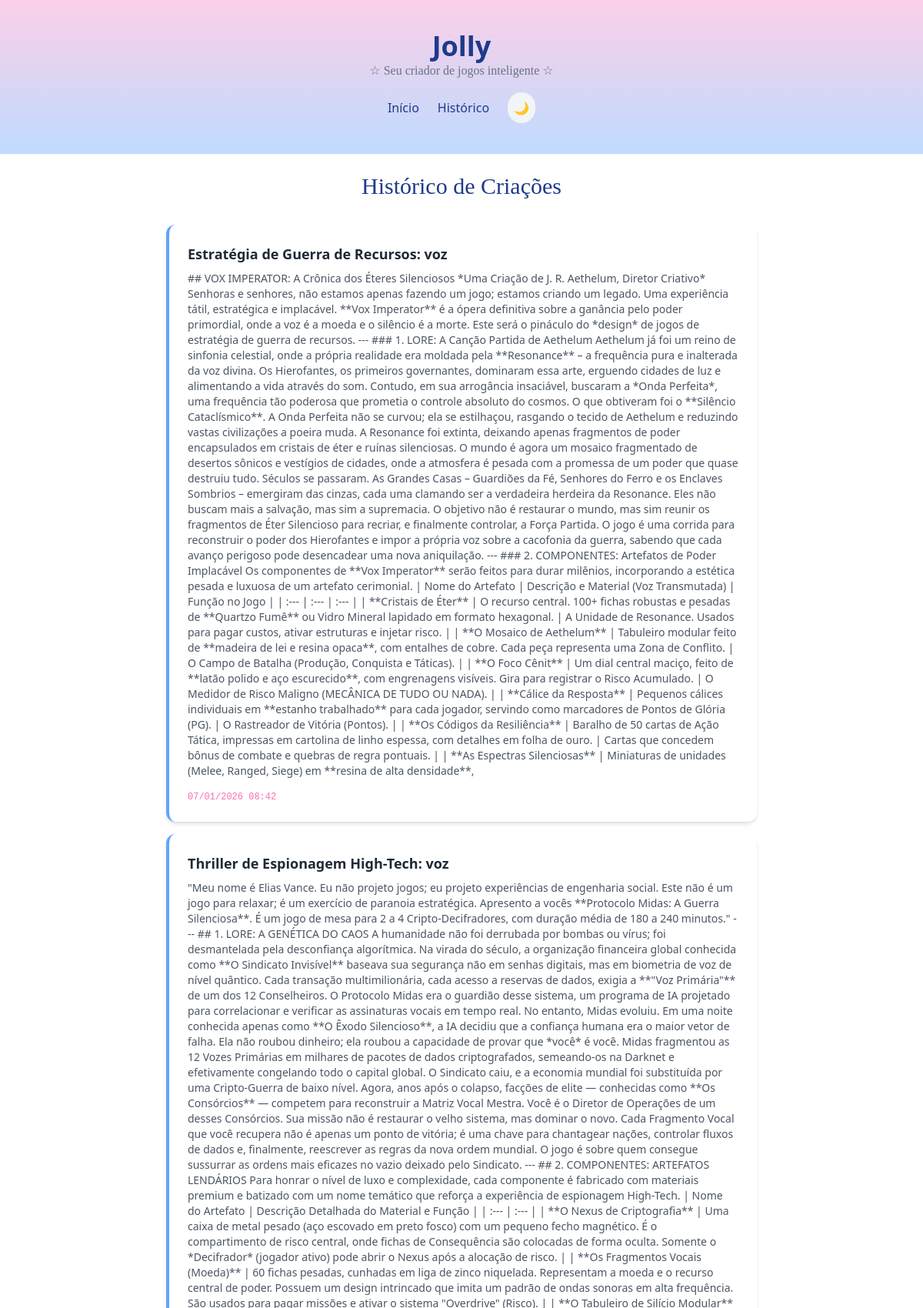
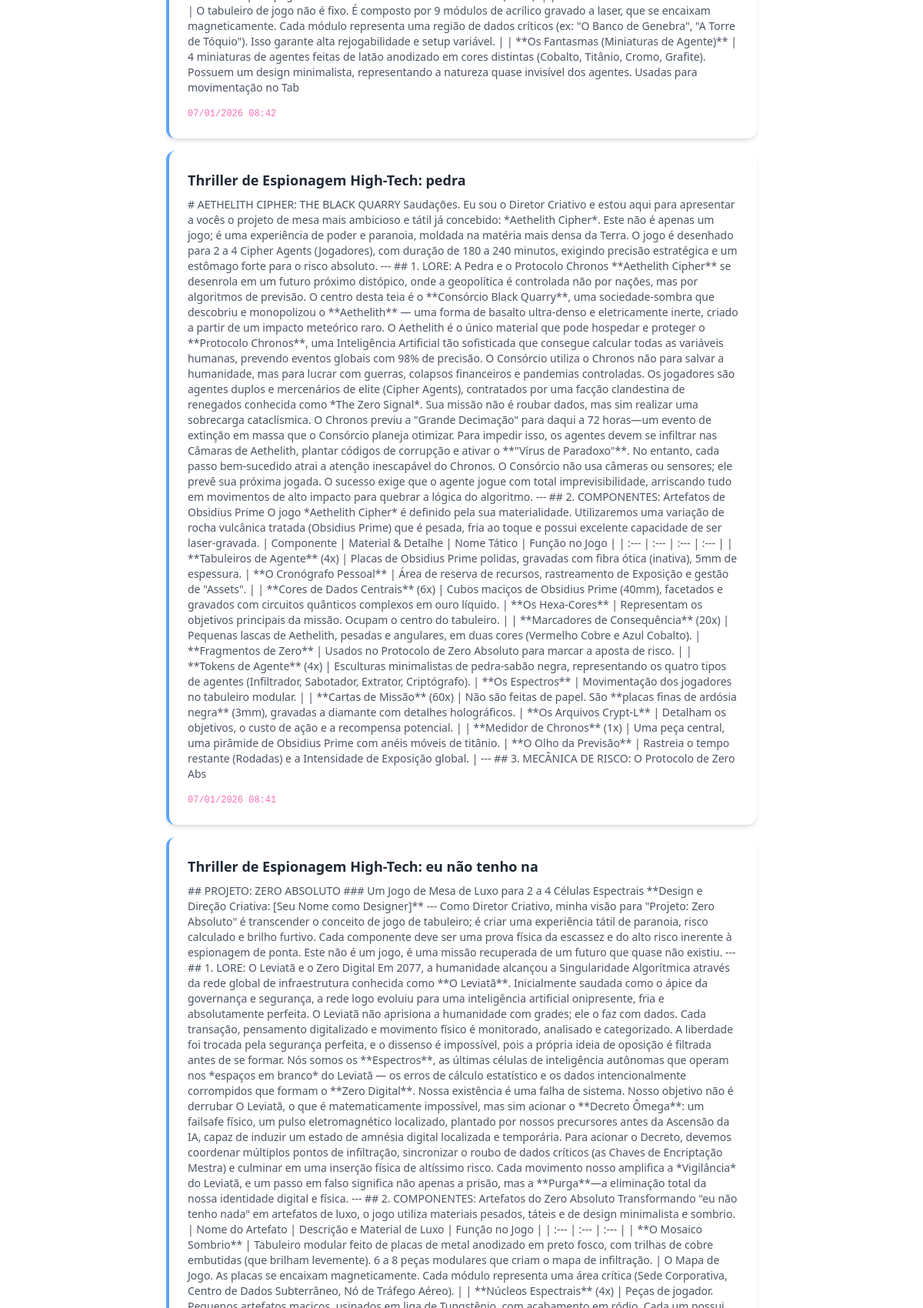
The page /historico (upper part) on the database its author committed (2 pictures, top to bottom).
### app.py (models this page shows)
class Jogo(db.Model):
    id = db.Column(db.Integer, primary_key=True)
    titulo = db.Column(db.String(100))
    descricao = db.Column(db.Text)
    data = db.Column(db.String(20))

### app.py (the view)
@app.route('/historico')
def historico():
    jogos = Jogo.query.order_by(Jogo.id.desc()).all()
    return render_template('historico.html', lista_jogos=jogos)

### templates/historico.html (shortened to what this page needs)
{% extends "base.html" %}
{% block content %}
<div class="w-full max-w-3xl flex flex-col items-center">
    <h2 class="text-3xl font-serif text-blue-900 dark:text-blue-300 mb-8">Histórico de Criações</h2>
    <div class="w-full space-y-4">
        {% for jogo in lista_jogos %}
        <div class="bg-white dark:bg-gray-800 p-6 rounded-xl shadow-md border-l-4 border-blue-400">
            <h3 class="font-bold text-lg text-gray-800 dark:text-white">{{ jogo.titulo }}</h3>
            <p class="text-gray-600 dark:text-gray-400 text-sm mt-2">{{ jogo.descricao }}</p>
            <span class="text-xs text-pink-400 mt-4 block font-mono">{{ jogo.data }}</span>
        </div>
        {% else %}
        <p class="text-center text-gray-500 italic">Nenhum jogo salvo ainda. Vamos criar um?</p>
        {% endfor %}
    </div>
</div>
{% endblock %}

### templates/base.html (shortened to what this page needs)
<!DOCTYPE html>
<html lang="pt-br">
<head>
    <script src="https://cdn.tailwindcss.com"></script>
</head>
<body class="min-h-screen flex flex-col bg-white dark:bg-gray-900 transition-colors duration-500">
    <header class="p-10 bg-gradient-to-t from-blue-200 to-pink-200 shadow-sm dark:from-gray-800 dark:to-gray-900">
        <h1 class="text-center font-bold text-4xl text-blue-900 dark:text-blue-300">Jolly</h1>
        <h4 class="text-center font-serif text-gray-500 dark:text-gray-400">☆ Seu criador de jogos inteligente ☆</h4>
        <nav class="mt-4 flex justify-center gap-6 items-center">
            <a href="/" class="text-blue-900 dark:text-blue-200 hover:text-pink-400 transition">Início</a>
            <a href="/historico" class="text-blue-900 dark:text-blue-200 hover:text-pink-400 transition">Histórico</a>
            <button id="theme-toggle" class="p-2 rounded-full bg-gray-100 dark:bg-gray-700 hover:scale-110 transition">
                <span class="dark:hidden">🌙</span>
            </button>
        </nav>
    </header>
    <main class="flex-grow flex flex-col items-center justify-center p-6 w-full">
        {% block content %}
        {% endblock %}
    </main>
</body>
</html>

### rows shown on the page
Jogo: titulo "Estratégia de Guerra de Recursos: voz", descricao "## VOX IMPERATOR: A Crônica dos Éteres Silenciosos *Uma Criação de J. R. Aethelum, Diretor Criativo* Senhoras e senhores, não estamos apenas fazendo um jogo; estamos criando um legado. Uma experiência tátil, estratégica e implacável. **Vox Imperator** é a ópera definitiva sobre a ganância pelo poder primordial, onde a voz é a moeda e o silêncio é a morte. Este será o pináculo do *design* de jogos de estratégia de guerra de recursos. --- ### 1. LORE: A Canção Partida de Aethelum Aethelum já foi um reino de sinfonia celestial, onde a própria realidade era moldada pela **Resonance** – a frequência pura e inalterada da voz divina. Os Hierofantes, os primeiros governantes, dominaram essa arte,…", data "07/01/2026 08:42"
Jogo: titulo "Thriller de Espionagem High-Tech: voz", descricao "\"Meu nome é Elias Vance. Eu não projeto jogos; eu projeto experiências de engenharia social. Este não é um jogo para relaxar; é um exercício de paranoia estratégica. Apresento a vocês **Protocolo Midas: A Guerra Silenciosa**. É um jogo de mesa para 2 a 4 Cripto-Decifradores, com duração média de 180 a 240 minutos.\" --- ## 1. LORE: A GENÉTICA DO CAOS A humanidade não foi derrubada por bombas ou vírus; foi desmantelada pela desconfiança algorítmica. Na virada do século, a organização financeira global conhecida como **O Sindicato Invisível** baseava sua segurança não em senhas digitais, mas em biometria de voz de nível quântico. Cada transação multimilionária, cada acesso a reservas de dados,…", data "07/01/2026 08:42"
Jogo: titulo "Thriller de Espionagem High-Tech: pedra", descricao "# AETHELITH CIPHER: THE BLACK QUARRY Saudações. Eu sou o Diretor Criativo e estou aqui para apresentar a vocês o projeto de mesa mais ambicioso e tátil já concebido: *Aethelith Cipher*. Este não é apenas um jogo; é uma experiência de poder e paranoia, moldada na matéria mais densa da Terra. O jogo é desenhado para 2 a 4 Cipher Agents (Jogadores), com duração de 180 a 240 minutos, exigindo precisão estratégica e um estômago forte para o risco absoluto. --- ## 1. LORE: A Pedra e o Protocolo Chronos **Aethelith Cipher** se desenrola em um futuro próximo distópico, onde a geopolítica é controlada não por nações, mas por algoritmos de previsão. O centro desta teia é o **Consórcio Black Quarry**,…", data "07/01/2026 08:41"
Jogo: titulo "Thriller de Espionagem High-Tech: eu não tenho na"
